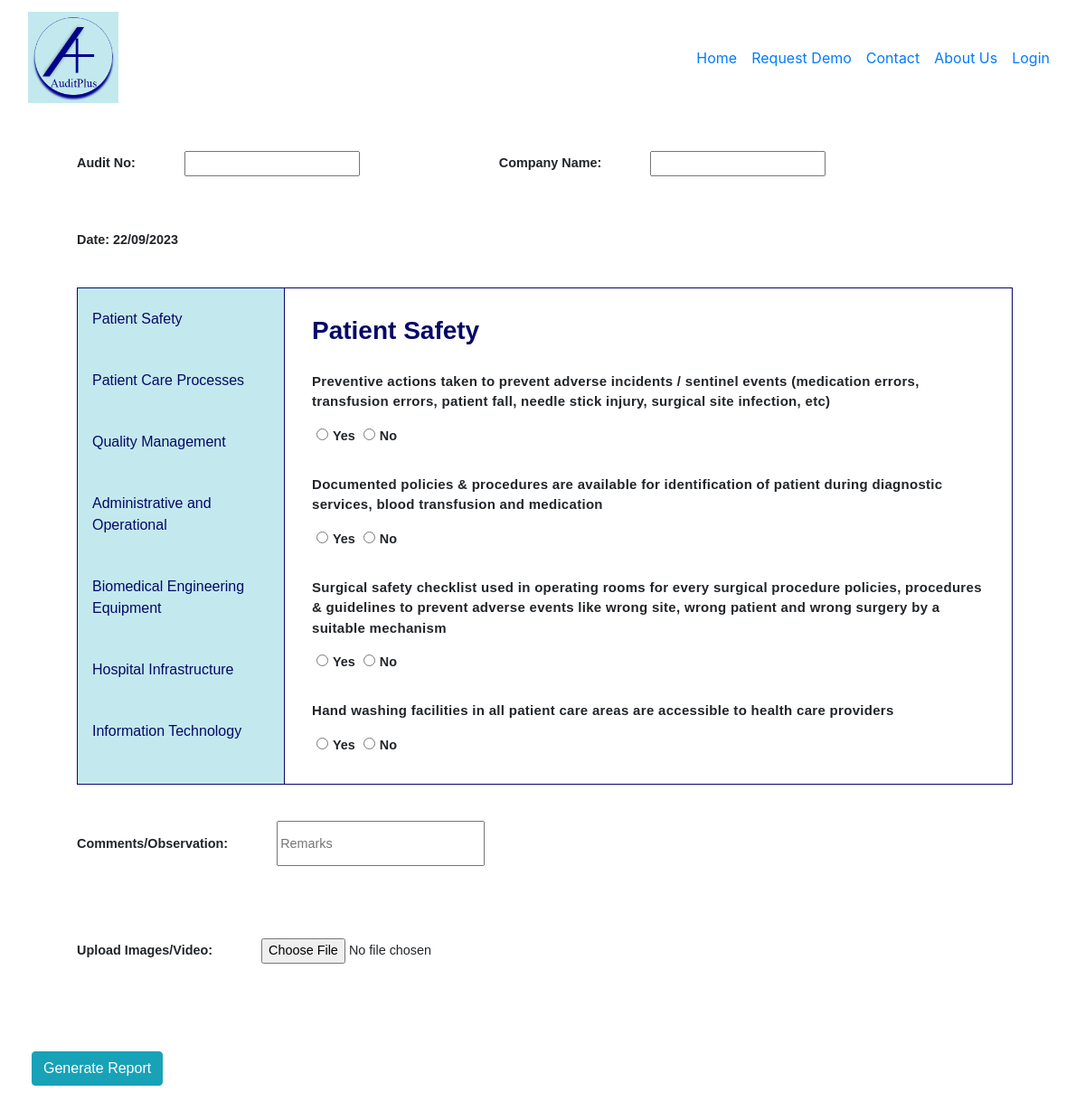
Page /Pharma.php on the committed database.
### tables this page shows
CREATE TABLE `questionnaire` (
  `question_id` int(11) NOT NULL,
  `question_description` text NOT NULL,
  `department_id` int(11) NOT NULL DEFAULT 1,
  `industry` varchar(40) NOT NULL DEFAULT 'MANAFACTURING'
);

### Pharma.php (the view, shortened to what this page needs)
<!DOCTYPE html>
<html lang="en">
<head>
    <link
      rel="stylesheet"
      href="https://cdn.jsdelivr.net/npm/bootstrap@4.6.0/dist/css/bootstrap.min.css"
    />
    <link rel="stylesheet" href="css/hospital.css" />
</head>
<body>
<div class="container-fluid">
      <nav class="navbar navbar-expand-lg">
        <a class="navbar-brand" href="#"><img src="images/sslogo.png" alt="AuditPlus" hight="100" width="100">
        </a>
        <div class="collapse navbar-collapse" id="navbarSupportedContent">
          <ul class="navbar-nav ml-auto">
             <li class="nav-item">
              <a class="nav-link" href="Home.html">Home</a>
            </li>
             <li class="nav-item">
              <a class="nav-link" href="ReqDemo.php">Request Demo</a>
            </li>
            <li class="nav-item">
              <a class="nav-link" href="contact.html">Contact</a>
            </li>
            <li class="nav-item">
              <a class="nav-link" href="about.html">About Us</a>
            </li>
            <li class="nav-item">
              <a class="nav-link" href="login2.php">Login</a>
            </li>
          </ul>
        </div>
      </nav>
<form class="sector-details" formaction = "hospital.php" method="POST" autocomplete = "off">
    <label class="auditdetails" for="auditNo">Audit No:
        <input class="auditdetails" type="text" id="auditNo" name = "audit"></label>
    <label class="auditdetails" for="hospitalName">Company Name:
        <input class="auditdetails" type="text" id="hospitalName" name="hospitalname" value="" required></label>
    <label class="auditdetails" for="date">Date:  <?php echo date("d/m/Y"); ?>
        </label>
<br><br>
<div class="tabs">
  <button data-toggle="tab" class="tab" onclick="tabs.show('PatientSafety')">Patient Safety</button>
  <button data-toggle="tab" class="tab" onclick="tabs.show('Patient Care Processes')">Patient Care Processes</button>
  <button data-toggle="tab" class="tab" onclick="tabs.show('Quality Management')">Quality Management</button>
  <button data-toggle="tab" class="tab" onclick="tabs.show('Administrative and Operational')">Administrative and Operational</button>
  <button data-toggle="tab" class="tab" onclick="tabs.show('Biomedical Engineering Equipment')">Biomedical Engineering Equipment</button>
  <button data-toggle="tab" class="tab" onclick="tabs.show('Hospital Infrastructure')">Hospital Infrastructure</button>
  <button data-toggle="tab" class="tab" onclick="tabs.show('Information Technology')">Information Technology</button>
</div>
<div id="PatientSafety" class="tabcontent">
        <h3>Patient Safety</h3>
    <?php
$server = "localhost: 3306";
    $username = "root";
    $password = "";
    $database = "auditplus";
        $con = mysqli_connect($server, $username, $password, $database);
        $sql = "SELECT * FROM questionnaire WHERE question_id >= 38 AND question_id <= 47";
        $data = mysqli_query($con, $sql);
        $total = mysqli_num_rows($data);
        $val = 0;
        if($total>0)
        {
            while($result = mysqli_fetch_assoc($data))
            {
                echo "<p>" . $result['question_description']. "</p>";
                $val += 1;
                echo "<label for='yes'><input type='radio' style='margin:0px 5px 30px;' name='$val'  id = 'yes' value = 'Y'>Yes</label>
                    <label for='no'><input type='radio' style='margin:0px 5px 30px' name='$val' id = 'no' value = 'N'>No</label>";
            }
        }
        else
        {
            echo "No queries fetched";
        }
?>
    </div>
    <label class="auditdetails" for="comments">Comments/Observation:
        <input  style="height: 50px; width: 230px" class="auditdetails" type="text" id="comments" name="comments" placeholder="Remarks">
    </label>
    <label class="auditdetails" for="media">Upload Images/Video:
        <input class="auditdetails" type="file" id="media" name="upload" value="">
    </label><br>
    <button name="Generate" class="btn submitbtn btn-info" type="submit">Generate Report</button>
</form>
</body>
</html>

### css/hospital.css (style rules this page uses)
* { box-sizing: border-box; }
.tabs { float: left; border: 1px solid rgb(7, 9, 102); background-color: #c3e9ee; width: 20%; height: 550px; margin-left: 50px; overflow: auto; }
.sector-details { font-size: 0.9rem; font-family: Arial, Helvetica, sans-serif; font-weight: 700; margin-left: 20px; }
.auditdetails { margin: 20px 50px; }
.tabs button { display: block; background-color: inherit; color: rgb(7, 9, 102); font-size: 1rem; padding: 22px 16px; width: 100%; border: none; outline: none; text-align: left; cursor: pointer; transition: 0.3s; }
.tabcontent { float: left; padding: 30px 30px; border: 1px solid rgb(7, 9, 102); width: 70%; border-left: none; height: 550px; display: none; overflow: auto; }
.tabcontent h3 { color: rgb(7, 9, 102); font-family: Arial, Helvetica, sans-serif; padding-bottom: 20px; font-weight: bold; }
.tabcontent p { font-size: 15px; letter-spacing: 0.3px; }
.submitbtn { display: inline-block; margin: 5% 0; }

### rows in the picture
questionnaire: question_description "Preventive actions taken to prevent adverse incidents / sentinel events (medication errors, transfusion errors, patient fall, needle stick injury, surgical site infection, etc)"
questionnaire: question_description "Documented policies & procedures are available for identification of patient during diagnostic services, blood transfusion and medication"
questionnaire: question_description "Surgical safety checklist used in operating rooms for every surgical procedure policies, procedures & guidelines to prevent adverse events like wrong site, wrong patient and wrong surgery by a suitable mechanism"
questionnaire: question_description "Hand washing facilities in all patient care areas are accessible to health care providers"
